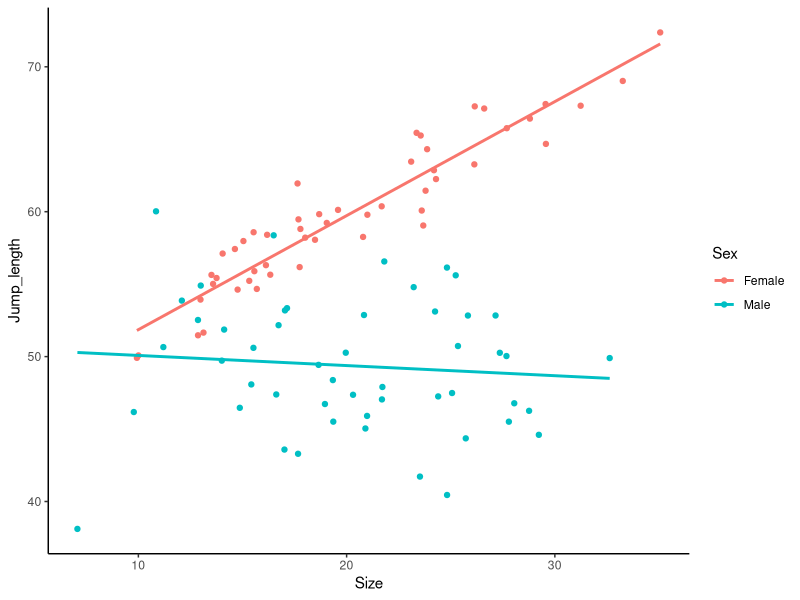
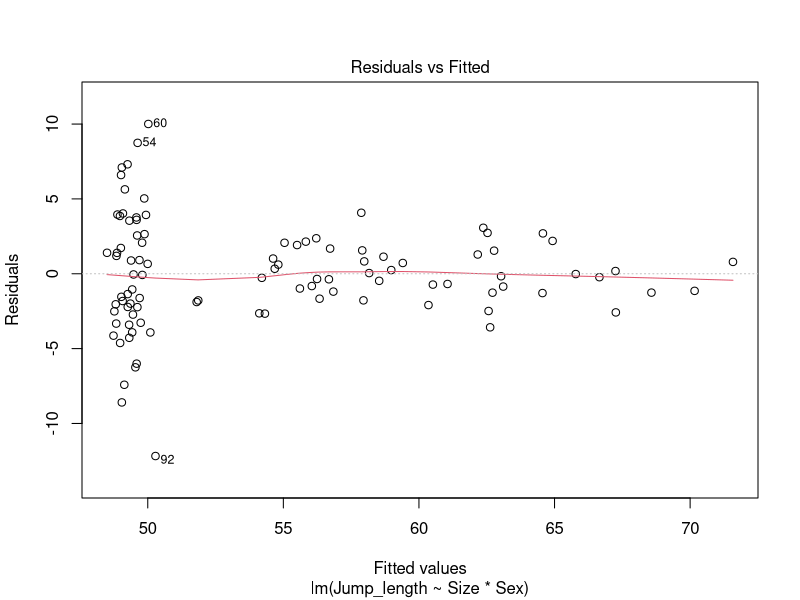
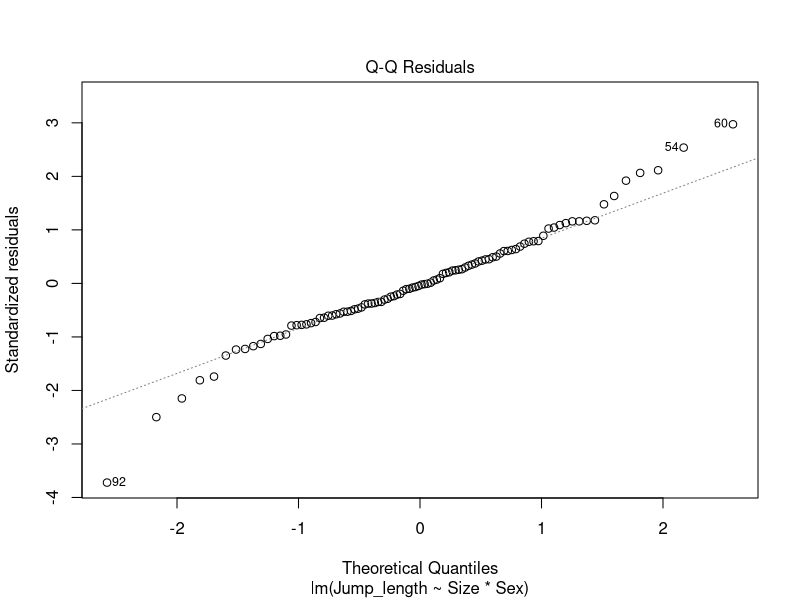
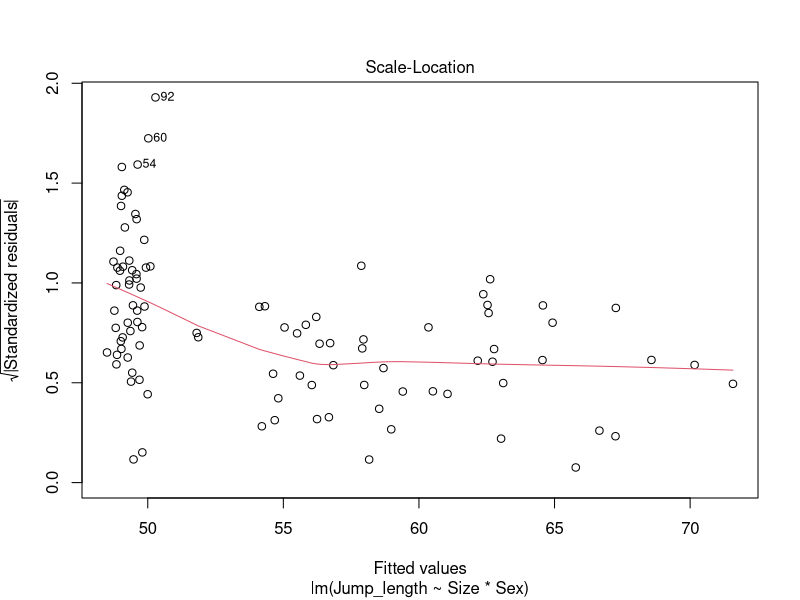
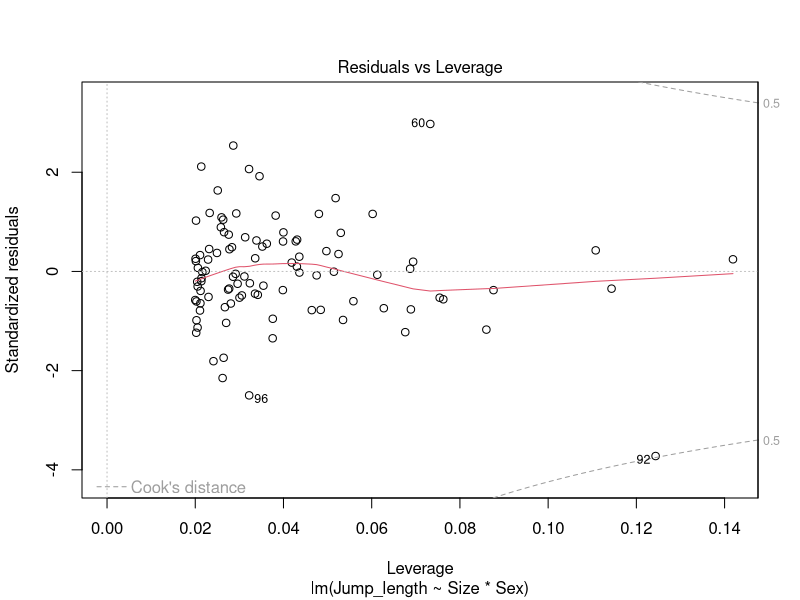

The R script that drew these images, in order:
## ---- chunk 1
jumping_frogs_data<-read.table("data/jumping_frogs.txt",header=T,sep="\t",dec=",") 
## ---- chunk 2
str(jumping_frogs_data)
## ---- chunk 3
head(jumping_frogs_data)
## ---- chunk 4
library(ggplot2)

plot.jumping_frogs.simple <- ggplot(jumping_frogs_data, aes(x = Size, y = Jump_length, color = Sex)) +
  geom_point() +
  geom_smooth(method = "lm", se = FALSE) +
  theme_classic()

plot.jumping_frogs.simple
## ---- chunk 5
m.jumping_frogs <- lm (Jump_length ~ Size * Sex,
                    data = jumping_frogs_data)
## ---- chunk 6
anova(m.jumping_frogs)
## ---- chunk 7
library(emmeans)
emtrends(m.jumping_frogs, ~ Sex, var = "Size", infer = TRUE)
## ---- chunk 8
plot(m.jumping_frogs)
